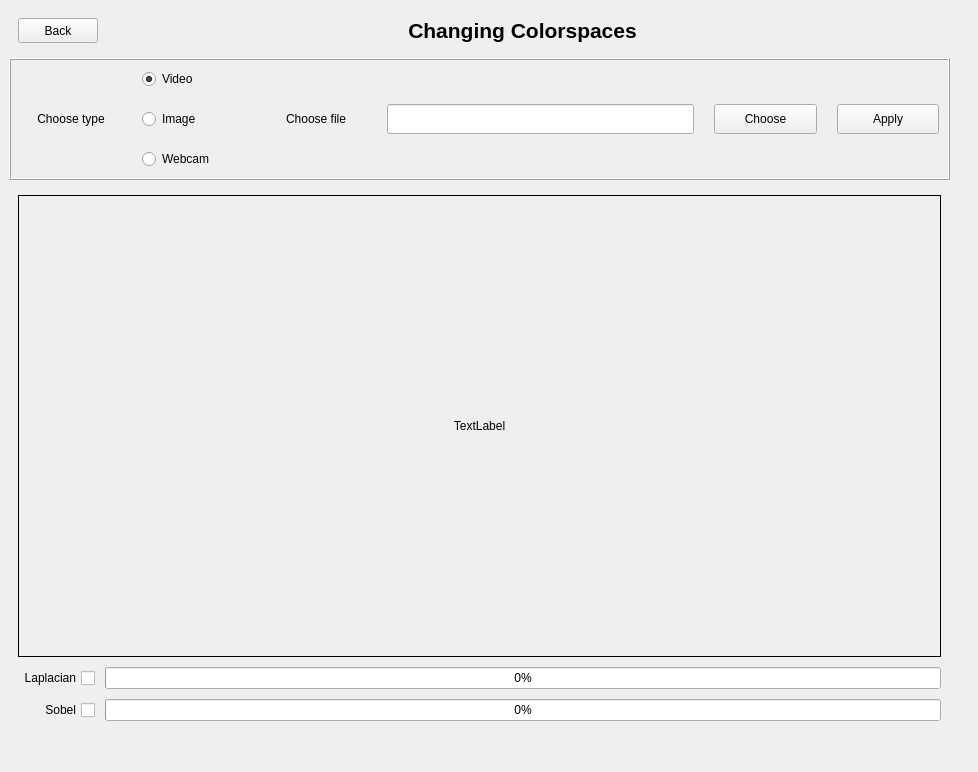
<?xml version="1.0" encoding="UTF-8"?>
<ui version="4.0">
 <class>Form</class>
 <widget class="QWidget" name="Form">
  <property name="geometry">
   <rect>
    <x>0</x>
    <y>0</y>
    <width>978</width>
    <height>772</height>
   </rect>
  </property>
  <property name="windowTitle">
   <string>Form</string>
  </property>
  <widget class="QWidget" name="layoutWidget">
   <property name="geometry">
    <rect>
     <x>9</x>
     <y>9</y>
     <width>941</width>
     <height>721</height>
    </rect>
   </property>
   <layout class="QVBoxLayout" name="verticalLayout_3" stretch="1,2,17">
    <item>
     <layout class="QHBoxLayout" name="horizontalLayout_6" stretch="1,15">
      <property name="leftMargin">
       <number>9</number>
      </property>
      <property name="topMargin">
       <number>9</number>
      </property>
      <property name="rightMargin">
       <number>9</number>
      </property>
      <property name="bottomMargin">
       <number>9</number>
      </property>
      <item>
       <widget class="QPushButton" name="pushButtonBack">
        <property name="maximumSize">
         <size>
          <width>16777215</width>
          <height>30</height>
         </size>
        </property>
        <property name="text">
         <string>Back</string>
        </property>
       </widget>
      </item>
      <item>
       <widget class="QLabel" name="label">
        <property name="font">
         <font>
          <pointsize>16</pointsize>
          <weight>75</weight>
          <bold>true</bold>
         </font>
        </property>
        <property name="text">
         <string>Changing Colorspaces</string>
        </property>
        <property name="alignment">
         <set>Qt::AlignCenter</set>
        </property>
       </widget>
      </item>
     </layout>
    </item>
    <item>
     <widget class="QFrame" name="frame">
      <property name="frameShape">
       <enum>QFrame::Box</enum>
      </property>
      <property name="frameShadow">
       <enum>QFrame::Raised</enum>
      </property>
      <layout class="QHBoxLayout" name="horizontalLayout_7" stretch="1,1,1,3,1,1">
       <property name="spacing">
        <number>20</number>
       </property>
       <item>
        <widget class="QLabel" name="label_11">
         <property name="text">
          <string>Choose type</string>
         </property>
         <property name="alignment">
          <set>Qt::AlignCenter</set>
         </property>
        </widget>
       </item>
       <item>
        <layout class="QVBoxLayout" name="verticalLayout_4">
         <item>
          <widget class="QRadioButton" name="radioButtonVideo">
           <property name="text">
            <string>Video</string>
           </property>
           <property name="checked">
            <bool>true</bool>
           </property>
          </widget>
         </item>
         <item>
          <widget class="QRadioButton" name="radioButtonImage">
           <property name="text">
            <string>Image</string>
           </property>
          </widget>
         </item>
         <item>
          <widget class="QRadioButton" name="radioButtonWebcam">
           <property name="text">
            <string>Webcam</string>
           </property>
           <property name="checked">
            <bool>false</bool>
           </property>
          </widget>
         </item>
        </layout>
       </item>
       <item>
        <widget class="QLabel" name="label_12">
         <property name="text">
          <string>Choose file</string>
         </property>
         <property name="alignment">
          <set>Qt::AlignCenter</set>
         </property>
        </widget>
       </item>
       <item>
        <widget class="QLineEdit" name="lineEditChooseFile">
         <property name="maximumSize">
          <size>
           <width>16777215</width>
           <height>30</height>
          </size>
         </property>
        </widget>
       </item>
       <item>
        <widget class="QPushButton" name="pushButtonChooseFile">
         <property name="maximumSize">
          <size>
           <width>16777215</width>
           <height>30</height>
          </size>
         </property>
         <property name="text">
          <string>Choose</string>
         </property>
        </widget>
       </item>
       <item>
        <widget class="QPushButton" name="pushButtonApplyFile">
         <property name="maximumSize">
          <size>
           <width>16777215</width>
           <height>30</height>
          </size>
         </property>
         <property name="text">
          <string>Apply</string>
         </property>
        </widget>
       </item>
      </layout>
     </widget>
    </item>
    <item>
     <layout class="QVBoxLayout" name="verticalLayout_5" stretch="0">
      <item>
       <layout class="QVBoxLayout" name="verticalLayout_2" stretch="15,0">
        <property name="spacing">
         <number>10</number>
        </property>
        <property name="leftMargin">
         <number>9</number>
        </property>
        <property name="topMargin">
         <number>9</number>
        </property>
        <property name="rightMargin">
         <number>9</number>
        </property>
        <property name="bottomMargin">
         <number>9</number>
        </property>
        <item>
         <widget class="QLabel" name="labelShow">
          <property name="maximumSize">
           <size>
            <width>1920</width>
            <height>1280</height>
           </size>
          </property>
          <property name="autoFillBackground">
           <bool>true</bool>
          </property>
          <property name="frameShape">
           <enum>QFrame::Box</enum>
          </property>
          <property name="frameShadow">
           <enum>QFrame::Plain</enum>
          </property>
          <property name="text">
           <string>TextLabel</string>
          </property>
          <property name="alignment">
           <set>Qt::AlignCenter</set>
          </property>
          <property name="margin">
           <number>0</number>
          </property>
         </widget>
        </item>
        <item>
         <layout class="QGridLayout" name="gridLayoutType">
          <item row="1" column="1">
           <widget class="QProgressBar" name="progressBarSobel">
            <property name="value">
             <number>0</number>
            </property>
           </widget>
          </item>
          <item row="0" column="0">
           <widget class="QCheckBox" name="checkBoxLaplacian">
            <property name="layoutDirection">
             <enum>Qt::RightToLeft</enum>
            </property>
            <property name="text">
             <string>Laplacian</string>
            </property>
           </widget>
          </item>
          <item row="0" column="1">
           <widget class="QProgressBar" name="progressBarLaplacian">
            <property name="value">
             <number>0</number>
            </property>
            <property name="format">
             <string>%p%</string>
            </property>
           </widget>
          </item>
          <item row="1" column="0">
           <widget class="QCheckBox" name="checkBoxSobel">
            <property name="layoutDirection">
             <enum>Qt::RightToLeft</enum>
            </property>
            <property name="text">
             <string>Sobel</string>
            </property>
           </widget>
          </item>
         </layout>
        </item>
       </layout>
      </item>
     </layout>
    </item>
   </layout>
  </widget>
 </widget>
 <resources/>
 <connections/>
</ui>
